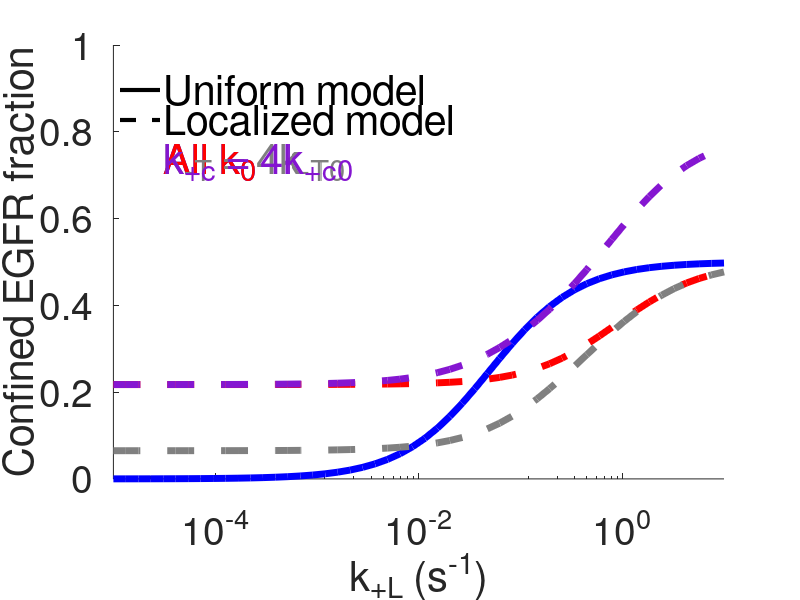

Recreate this plot in MATLAB.
close all;
clear all;
clc;

% Confinement figure 1, panel 1
%--------------------------------------------%

% define Uniform model equations

R_func = @(kp,kbi,kL,kL_neg,kc,kc_neg,ki) kp ./(((kL.*kL_neg) ./ (((kc.*kc_neg) ./ (kc_neg+ki)) -kL_neg - kc))+kbi+kL);
RL_func = @(R,kL,kL_neg,ki,kc,kc_neg) (R.*-kL) ./ (((kc.*kc_neg) ./ (kc_neg+ki)) -kL_neg - kc);
Rc_func = @(kc,kc_neg,ki,RL) (kc.*RL) ./(kc_neg+ki);

kp = 1;
kc =  0.1;
kc_neg = 0.05; 
ki = 0.05;  
kL = logspace(-5,1,50); 
kL_neg = 0.05; 
kbi = 1*(3*10^-4); 

kc0 = kc;
kc_neg0 = kc_neg;
ki0 = ki;
kL_neg0 = kL_neg;
kbi0 = kbi;

%%%%%%%%%%

figure(1)

% Default

R = R_func(kp,kbi,kL,kL_neg,kc,kc_neg,ki);
RL = RL_func(R,kL,kL_neg,ki,kc,kc_neg);
Rc = Rc_func(kc,kc_neg,ki,RL);

semilogx(kL,(Rc)./(R+RL+Rc),'b','linewidth',5);
hold on

clear kp kc kc_neg ki kL kbi kL_neg

%-------------------------------------------%

% define Localized model equations 

R_func = @(kp,kbi,kT,kL,kT_neg,kLT,kL_neg,kc,kc_neg,ki) kp ./(kbi + kT + kL - ((kT_neg.*kT)./(kT_neg+kLT)) + ((kL_neg .*(((kLT.*kT) ./ (kT_neg+kLT)) +kL) ./ (((kc.*kc_neg) ./ (kc_neg+ki)) -kL_neg - kc))));
T_func = @(R,kT,kT_neg,kLT) (kT.*R) ./ (kT_neg+kLT);
RL_func = @(R,kT,kT_neg, kLT,kL,kL_neg,ki,kc,kc_neg) -R.*(((kLT.*kT) ./ (kT_neg+kLT)) +kL)./ (((kc.*kc_neg) ./ (kc_neg+ki)) -kL_neg - kc);
Rc_func = @(kc,kc_neg,ki,RL) (kc.*RL) ./(kc_neg+ki);

clear kp kT kT_neg kc kc_neg ki kLT kL_neg kbi kL;

kp = 1;
kT = (1/30);
kT_neg = 0.12; 
kc =  0.1;
kc_neg = 0.05; 
ki = 0.05;  
kLT = logspace(-5,1,50); 
kL_neg = 0.05; 
kbi = 1*(3*10^-4); 
kL = 0.1*kLT;

kT0 = kT;
kT_neg0 = kT_neg;
kc0 = kc;
kc_neg0 = kc_neg;
ki0 = ki;
kL_neg0 = kL_neg;
kbi0 = kbi;

%%%%%%%%%%

%Default

R = R_func(kp,kbi,kT,kL,kT_neg,kLT,kL_neg,kc,kc_neg,ki);
T = T_func(R,kT,kT_neg,kLT);
RL = RL_func(R,kT,kT_neg, kLT,kL,kL_neg,ki,kc,kc_neg);
Rc = Rc_func(kc,kc_neg,ki,RL);

figure(1)
semilogx(kLT,(T+Rc)./(R+T+RL+Rc),'r--','linewidth',5);
hold on

kT_neg = kT_neg0*4;

R = R_func(kp,kbi,kT,kL,kT_neg,kLT,kL_neg,kc,kc_neg,ki);
T = T_func(R,kT,kT_neg,kLT);
RL = RL_func(R,kT,kT_neg, kLT,kL,kL_neg,ki,kc,kc_neg);
Rc = Rc_func(kc,kc_neg,ki,RL);

figure(1)
semilogx(kLT,(T+Rc)./(R+T+RL+Rc),'--','color',[0.5 0.5 0.5],'linewidth',5);
hold on

kT_neg = kT_neg0;


kc = kc0*4;

R = R_func(kp,kbi,kT,kL,kT_neg,kLT,kL_neg,kc,kc_neg,ki);
T = T_func(R,kT,kT_neg,kLT);
RL = RL_func(R,kT,kT_neg, kLT,kL,kL_neg,ki,kc,kc_neg);
Rc = Rc_func(kc,kc_neg,ki,RL);

figure(1)
semilogx(kLT,(T+Rc)./(R+T+RL+Rc),'--','color',[0.5210 0.0860 0.8190],'linewidth',5);
hold on

kc = kc0;

% plot properties
set(gca','fontsize',28)
xlabel('k_{+L} (s^{-1})','FontSize',30)
ylabel('Confined EGFR fraction','FontSize',30)
set(gcf,'Color','white')
axis tight
ylim([0 1])
xticks([10^-4 10^-2 10^0])

% Plot colours
% Default uniform params will be blue and default localized will be red
% kT = Orange
% kT_neg = gray
% kc = purple
% kc_neg = green
% kL_neg = cyan
% ki = magenta
% kbi = brown

%legend('Uniform default','Localized default','Localized: k_{-T}*4','Localized: k_{+c}*4',location='Northwest')
%legend('boxoff') 
box off

% additional for legend

% Line 1 (solid)
% Making line
annotation('line', [0.15 0.2], [0.85 0.85], 'LineWidth', 3, 'Color', 'k');
% Making text
annotation('textbox', [0.205 0.825 0.15 0.05], 'String', 'Uniform model', ...
           'LineStyle', 'none', 'VerticalAlignment', 'middle','FontSize', 30);

% Line 2 (dashed)
% Making line
annotation('line', [0.15 0.2], [0.8 0.8], 'LineWidth', 3, 'LineStyle', '--', 'Color', 'k');
% Making text
annotation('textbox', [0.205 0.775 0.15 0.05], 'String', 'Localized model', ...
           'LineStyle', 'none', 'VerticalAlignment', 'middle','FontSize', 30);


% Make additional text for legend
annotation('textbox', [0.205 0.7 0.15 0.05], 'String', 'All k_{0} ', 'Color','b',...
           'LineStyle', 'none','FontSize', 30);

% Make additional text for legend
annotation('textbox', [0.205 0.7 0.15 0.05], 'String', 'All k_{0} ', 'Color','r',...
           'LineStyle', 'none','FontSize', 30);

% Make additional text for legend
annotation('textbox', [0.205 0.7 0.15 0.05], 'String', 'k_{-T} = 4k_{-T0}', 'Color',[0.5 0.5 0.5]',...
           'LineStyle', 'none','FontSize', 30);

% Make additional text for legend
annotation('textbox', [0.205 0.7 0.15 0.05], 'String', 'k_{+c} = 4k_{+c0}', 'Color',[0.5210 0.0860 0.8190],...
           'LineStyle', 'none','FontSize', 30);
       
